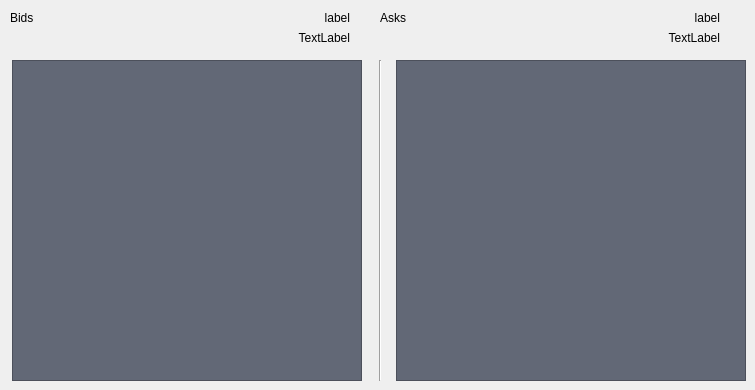
   <widget class="QWidget" name="OrderBook">
    <attribute name="title">
     <string>Order Book</string>
    </attribute>
    <widget class="QTableWidget" name="BidsTable">
     <property name="geometry">
      <rect>
       <x>12</x>
       <y>60</y>
       <width>350</width>
       <height>321</height>
      </rect>
     </property>
     <property name="palette">
      <palette>
       <active>
        <colorrole role="WindowText">
         <brush brushstyle="SolidPattern">
          <color alpha="255">
           <red>211</red>
           <green>215</green>
           <blue>207</blue>
          </color>
         </brush>
        </colorrole>
        <colorrole role="Button">
         <brush brushstyle="SolidPattern">
          <color alpha="255">
           <red>98</red>
           <green>104</green>
           <blue>118</blue>
          </color>
         </brush>
        </colorrole>
        <colorrole role="Text">
         <brush brushstyle="SolidPattern">
          <color alpha="255">
           <red>211</red>
           <green>215</green>
           <blue>207</blue>
          </color>
         </brush>
        </colorrole>
        <colorrole role="ButtonText">
         <brush brushstyle="SolidPattern">
          <color alpha="255">
           <red>211</red>
           <green>215</green>
           <blue>207</blue>
          </color>
         </brush>
        </colorrole>
        <colorrole role="Base">
         <brush brushstyle="SolidPattern">
          <color alpha="255">
           <red>98</red>
           <green>104</green>
           <blue>118</blue>
          </color>
         </brush>
        </colorrole>
        <colorrole role="Window">
         <brush brushstyle="SolidPattern">
          <color alpha="255">
           <red>98</red>
           <green>104</green>
           <blue>118</blue>
          </color>
         </brush>
        </colorrole>
       </active>
       <inactive>
        <colorrole role="WindowText">
         <brush brushstyle="SolidPattern">
          <color alpha="255">
           <red>211</red>
           <green>215</green>
           <blue>207</blue>
          </color>
         </brush>
        </colorrole>
        <colorrole role="Button">
         <brush brushstyle="SolidPattern">
          <color alpha="255">
           <red>98</red>
           <green>104</green>
           <blue>118</blue>
          </color>
         </brush>
        </colorrole>
        <colorrole role="Text">
         <brush brushstyle="SolidPattern">
          <color alpha="255">
           <red>211</red>
           <green>215</green>
           <blue>207</blue>
          </color>
         </brush>
        </colorrole>
        <colorrole role="ButtonText">
         <brush brushstyle="SolidPattern">
          <color alpha="255">
           <red>211</red>
           <green>215</green>
           <blue>207</blue>
          </color>
         </brush>
        </colorrole>
        <colorrole role="Base">
         <brush brushstyle="SolidPattern">
          <color alpha="255">
           <red>98</red>
           <green>104</green>
           <blue>118</blue>
          </color>
         </brush>
        </colorrole>
        <colorrole role="Window">
         <brush brushstyle="SolidPattern">
          <color alpha="255">
           <red>98</red>
           <green>104</green>
           <blue>118</blue>
          </color>
         </brush>
        </colorrole>
       </inactive>
       <disabled>
        <colorrole role="WindowText">
         <brush brushstyle="SolidPattern">
          <color alpha="255">
           <red>211</red>
           <green>215</green>
           <blue>207</blue>
          </color>
         </brush>
        </colorrole>
        <colorrole role="Button">
         <brush brushstyle="SolidPattern">
          <color alpha="255">
           <red>98</red>
           <green>104</green>
           <blue>118</blue>
          </color>
         </brush>
        </colorrole>
        <colorrole role="Text">
         <brush brushstyle="SolidPattern">
          <color alpha="255">
           <red>211</red>
           <green>215</green>
           <blue>207</blue>
          </color>
         </brush>
        </colorrole>
        <colorrole role="ButtonText">
         <brush brushstyle="SolidPattern">
          <color alpha="255">
           <red>211</red>
           <green>215</green>
           <blue>207</blue>
          </color>
         </brush>
        </colorrole>
        <colorrole role="Base">
         <brush brushstyle="SolidPattern">
          <color alpha="255">
           <red>98</red>
           <green>104</green>
           <blue>118</blue>
          </color>
         </brush>
        </colorrole>
        <colorrole role="Window">
         <brush brushstyle="SolidPattern">
          <color alpha="255">
           <red>98</red>
           <green>104</green>
           <blue>118</blue>
          </color>
         </brush>
        </colorrole>
       </disabled>
      </palette>
     </property>
     <property name="font">
      <font>
       <pointsize>9</pointsize>
       <weight>50</weight>
       <bold>false</bold>
      </font>
     </property>
     <property name="styleSheet">
      <string notr="true">background-color:rgb(98, 104, 118);
color:rgb(211, 215, 207);</string>
     </property>
     <property name="horizontalScrollBarPolicy">
      <enum>Qt::ScrollBarAsNeeded</enum>
     </property>
    </widget>
    <widget class="QTableWidget" name="AsksTable">
     <property name="geometry">
      <rect>
       <x>396</x>
       <y>60</y>
       <width>350</width>
       <height>321</height>
      </rect>
     </property>
     <property name="palette">
      <palette>
       <active>
        <colorrole role="WindowText">
         <brush brushstyle="SolidPattern">
          <color alpha="255">
           <red>211</red>
           <green>215</green>
           <blue>207</blue>
          </color>
         </brush>
        </colorrole>
        <colorrole role="Button">
         <brush brushstyle="SolidPattern">
          <color alpha="255">
           <red>98</red>
           <green>104</green>
           <blue>118</blue>
          </color>
         </brush>
        </colorrole>
        <colorrole role="Text">
         <brush brushstyle="SolidPattern">
          <color alpha="255">
           <red>211</red>
           <green>215</green>
           <blue>207</blue>
          </color>
         </brush>
        </colorrole>
        <colorrole role="ButtonText">
         <brush brushstyle="SolidPattern">
          <color alpha="255">
           <red>211</red>
           <green>215</green>
           <blue>207</blue>
          </color>
         </brush>
        </colorrole>
        <colorrole role="Base">
         <brush brushstyle="SolidPattern">
          <color alpha="255">
           <red>98</red>
           <green>104</green>
           <blue>118</blue>
          </color>
         </brush>
        </colorrole>
        <colorrole role="Window">
         <brush brushstyle="SolidPattern">
          <color alpha="255">
           <red>98</red>
           <green>104</green>
           <blue>118</blue>
          </color>
         </brush>
        </colorrole>
       </active>
       <inactive>
        <colorrole role="WindowText">
         <brush brushstyle="SolidPattern">
          <color alpha="255">
           <red>211</red>
           <green>215</green>
           <blue>207</blue>
          </color>
         </brush>
        </colorrole>
        <colorrole role="Button">
         <brush brushstyle="SolidPattern">
          <color alpha="255">
           <red>98</red>
           <green>104</green>
           <blue>118</blue>
          </color>
         </brush>
        </colorrole>
        <colorrole role="Text">
         <brush brushstyle="SolidPattern">
          <color alpha="255">
           <red>211</red>
           <green>215</green>
           <blue>207</blue>
          </color>
         </brush>
        </colorrole>
        <colorrole role="ButtonText">
         <brush brushstyle="SolidPattern">
          <color alpha="255">
           <red>211</red>
           <green>215</green>
           <blue>207</blue>
          </color>
         </brush>
        </colorrole>
        <colorrole role="Base">
         <brush brushstyle="SolidPattern">
          <color alpha="255">
           <red>98</red>
           <green>104</green>
           <blue>118</blue>
          </color>
         </brush>
        </colorrole>
        <colorrole role="Window">
         <brush brushstyle="SolidPattern">
          <color alpha="255">
           <red>98</red>
           <green>104</green>
           <blue>118</blue>
          </color>
         </brush>
        </colorrole>
       </inactive>
       <disabled>
        <colorrole role="WindowText">
         <brush brushstyle="SolidPattern">
          <color alpha="255">
           <red>211</red>
           <green>215</green>
           <blue>207</blue>
          </color>
         </brush>
        </colorrole>
        <colorrole role="Button">
         <brush brushstyle="SolidPattern">
          <color alpha="255">
           <red>98</red>
           <green>104</green>
           <blue>118</blue>
          </color>
         </brush>
        </colorrole>
        <colorrole role="Text">
         <brush brushstyle="SolidPattern">
          <color alpha="255">
           <red>211</red>
           <green>215</green>
           <blue>207</blue>
          </color>
         </brush>
        </colorrole>
        <colorrole role="ButtonText">
         <brush brushstyle="SolidPattern">
          <color alpha="255">
           <red>211</red>
           <green>215</green>
           <blue>207</blue>
          </color>
         </brush>
        </colorrole>
        <colorrole role="Base">
         <brush brushstyle="SolidPattern">
          <color alpha="255">
           <red>98</red>
           <green>104</green>
           <blue>118</blue>
          </color>
         </brush>
        </colorrole>
        <colorrole role="Window">
         <brush brushstyle="SolidPattern">
          <color alpha="255">
           <red>98</red>
           <green>104</green>
           <blue>118</blue>
          </color>
         </brush>
        </colorrole>
       </disabled>
      </palette>
     </property>
     <property name="font">
      <font>
       <pointsize>9</pointsize>
       <weight>50</weight>
       <bold>false</bold>
      </font>
     </property>
     <property name="styleSheet">
      <string notr="true">background-color:rgb(98, 104, 118);
color:rgb(211, 215, 207);</string>
     </property>
     <property name="horizontalScrollBarPolicy">
      <enum>Qt::ScrollBarAsNeeded</enum>
     </property>
    </widget>
    <widget class="QLabel" name="BidsCount">
     <property name="geometry">
      <rect>
       <x>10</x>
       <y>10</y>
       <width>91</width>
       <height>16</height>
      </rect>
     </property>
     <property name="text">
      <string>Bids</string>
     </property>
    </widget>
    <widget class="QLabel" name="AsksCount">
     <property name="geometry">
      <rect>
       <x>380</x>
       <y>10</y>
       <width>91</width>
       <height>16</height>
      </rect>
     </property>
     <property name="text">
      <string>Asks</string>
     </property>
    </widget>
    <widget class="QLabel" name="TWINSSupply">
     <property name="geometry">
      <rect>
       <x>540</x>
       <y>10</y>
       <width>180</width>
       <height>15</height>
      </rect>
     </property>
     <property name="text">
      <string>label</string>
     </property>
     <property name="alignment">
      <set>Qt::AlignRight|Qt::AlignTrailing|Qt::AlignVCenter</set>
     </property>
    </widget>
    <widget class="QLabel" name="TWINSDemand">
     <property name="geometry">
      <rect>
       <x>160</x>
       <y>10</y>
       <width>190</width>
       <height>15</height>
      </rect>
     </property>
     <property name="text">
      <string>label</string>
     </property>
     <property name="alignment">
      <set>Qt::AlignRight|Qt::AlignTrailing|Qt::AlignVCenter</set>
     </property>
    </widget>
    <widget class="QLabel" name="BtcDemand">
     <property name="geometry">
      <rect>
       <x>200</x>
       <y>30</y>
       <width>150</width>
       <height>15</height>
      </rect>
     </property>
     <property name="text">
      <string>TextLabel</string>
     </property>
     <property name="alignment">
      <set>Qt::AlignRight|Qt::AlignTrailing|Qt::AlignVCenter</set>
     </property>
    </widget>
    <widget class="QLabel" name="BtcSupply">
     <property name="geometry">
      <rect>
       <x>570</x>
       <y>30</y>
       <width>150</width>
       <height>15</height>
      </rect>
     </property>
     <property name="text">
      <string>TextLabel</string>
     </property>
     <property name="alignment">
      <set>Qt::AlignRight|Qt::AlignTrailing|Qt::AlignVCenter</set>
     </property>
    </widget>
    <widget class="Line" name="line">
     <property name="geometry">
      <rect>
       <x>370</x>
       <y>60</y>
       <width>20</width>
       <height>321</height>
      </rect>
     </property>
     <property name="orientation">
      <enum>Qt::Vertical</enum>
     </property>
    </widget>
   </widget>
